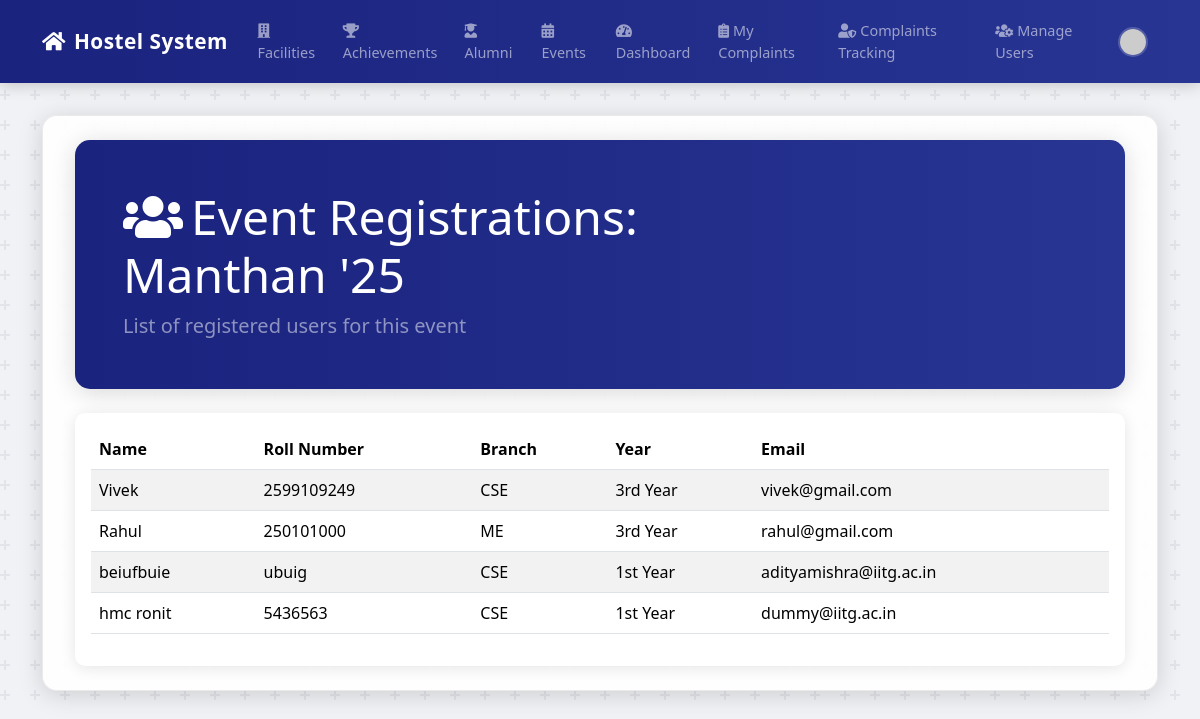
The app's page /admin/event/registrations/1 (signed in) with its own data.
### app.py (models this page shows)
class Event(db.Model):
    id = db.Column(db.Integer, primary_key=True)
    title = db.Column(db.String(150), nullable=False)
    description = db.Column(db.Text, nullable=False)
    location = db.Column(db.String(100), nullable=False)
    start_datetime = db.Column(db.DateTime, nullable=False)
    end_datetime = db.Column(db.DateTime, nullable=False)
    image_url = db.Column(db.String(200))
    created_at = db.Column(db.DateTime, nullable=False, default=datetime.utcnow)

class EventRegistration(db.Model):
    id = db.Column(db.Integer, primary_key=True)
    event_id = db.Column(db.Integer, db.ForeignKey('event.id'), nullable=False)
    user_id = db.Column(db.Integer, db.ForeignKey('user.id'), nullable=False)
    registration_date = db.Column(db.DateTime, nullable=False, default=datetime.utcnow)
    event = db.relationship('Event', backref='registrations')
    user = db.relationship('User', backref='event_registrations')

class User(UserMixin, db.Model):
    id = db.Column(db.Integer, primary_key=True)
    username = db.Column(db.String(80), unique=True, nullable=False)
    email = db.Column(db.String(120), unique=True, nullable=False)
    password_hash = db.Column(db.String(128), nullable=False)
    role = db.Column(db.String(50), nullable=False, default='Student')
    name = db.Column(db.Text)
    roll_number = db.Column(db.Text)
    room_number = db.Column(db.Text)
    studying_year = db.Column(db.Text)  # Changed from Numeric to Text
    Branch = db.Column(db.Text)
    profile_pic_url = db.Column(db.Text)

### app.py (the view)
@app.route('/admin/event/registrations/<int:event_id>')
@login_required
@admin_required
def view_event_registrations(event_id):
    event = Event.query.get_or_404(event_id)
    registrations = EventRegistration.query.filter_by(event_id=event.id).all()
    return render_template('event_registrations.html', title='Event Registrations', event=event, registrations=registrations)

### app.py (called while the page is built)
def admin_required(f):
    @wraps(f)
    def decorated_function(*args, **kwargs):
        if not current_user.is_authenticated or current_user.role != 'HMC Admin':
            flash('You do not have permission to access this page.', 'danger')
            return redirect(url_for('home'))
        return f(*args, **kwargs)
    return decorated_function

@login_manager.user_loader
def load_user(user_id):
    return User.query.get(int(user_id))

### templates/event_registrations.html (shortened to what this page needs)
{% extends "base.html" %}
{% block content %}
<div class="container-md py-4">
    <div class="dashboard-header mb-4">
        <div class="row align-items-center">
            <div class="col-lg-8">
                <h1 class="display-5 text-white mb-2">
                    <i class="fas fa-users me-2"></i>Event Registrations: {{ event.title }}
                </h1>
                <p class="lead text-white-50 mb-0">List of registered users for this event</p>
            </div>
        </div>
    </div>
    <div class="card">
        <div class="card-body">
            {% if registrations %}
                <div class="table-responsive">
                    <table class="table table-striped">
                        <thead>
                            <tr>
                                <th>Name</th>
                                <th>Roll Number</th>
                                <th>Branch</th>
                                <th>Year</th>
                                <th>Email</th>
                            </tr>
                        </thead>
                        <tbody>
                            {% for registration in registrations %}
                                <tr>
                                    <td>{{ registration.user.name }}</td>
                                    <td>{{ registration.user.roll_number }}</td>
                                    <td>{{ registration.user.Branch }}</td>
                                    <td>{{ registration.user.studying_year }}</td>
                                    <td>{{ registration.user.email }}</td>
                                </tr>
                            {% endfor %}
                        </tbody>
                    </table>
                </div>
            {% else %}
                <div class="alert alert-info">No users have registered for this event yet.</div>
            {% endif %}
        </div>
    </div>
</div>
{% endblock %}

### templates/base.html (style rules this page uses)
body { background-color: #f0f2f5; }
.container-md { background-color: rgba(255, 255, 255, 0.92); border-radius: 15px; box-shadow: 0 4px 25px rgba(0, 0, 0, 0.15); padding: 2rem; margin-top: 2rem; margin-bottom: 2rem; border: 1px solid rgba(0,0,0,0.08); }
.dashboard-header, .hero-section { border-radius: 10px; position: relative; overflow: hidden; }

### templates/event_registrations.html (style rules this page uses)
.dashboard-header { padding: 3rem; border-radius: 15px; position: relative; overflow: hidden; box-shadow: 0 4px 25px rgba(0, 0, 0, 0.15); }
.card { border: none; box-shadow: 0 2px 15px rgba(0,0,0,0.1); border-radius: 10px; }

### records on screen
Event: title "Manthan '25"
EventRegistration: user.name "Vivek", user.roll_number "2599109249", user.Branch "CSE", user.studying_year "3rd Year", user.email "vivek@gmail.com"
EventRegistration: user.name "Rahul", user.roll_number "250101000", user.Branch "ME", user.studying_year "3rd Year", user.email "rahul@gmail.com"
EventRegistration: user.name "beiufbuie", user.roll_number "ubuig", user.Branch "CSE", user.studying_year "1st Year", user.email "adityamishra@iitg.ac.in"
EventRegistration: user.name "hmc ronit", user.roll_number "5436563", user.Branch "CSE", user.studying_year "1st Year", user.email "dummy@iitg.ac.in"
